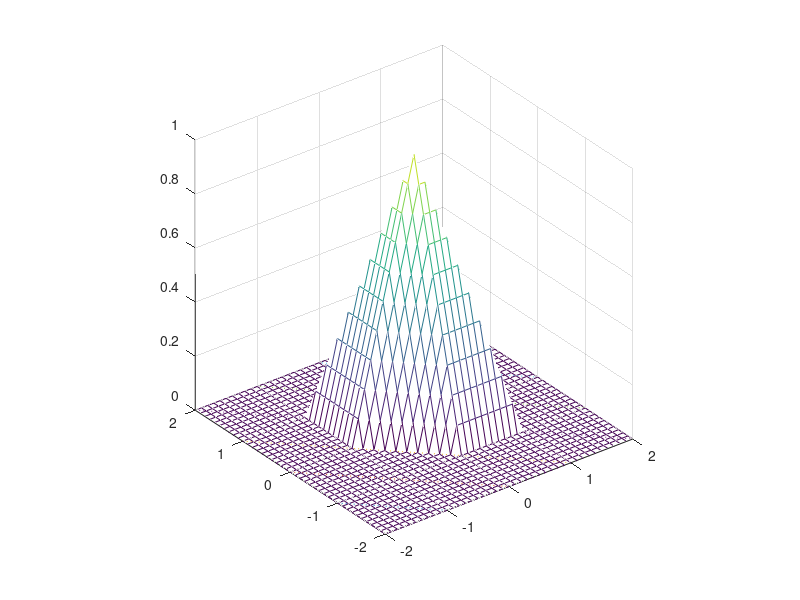

MATLAB code to generate this figure:
% This matlab script plot a global basis function 

clear all; close all;

x=-2:1:2; x=x'; y=x'; m=length(x);   % A square [-2 2]x[-2 2]
nnode = m*m; nelem = (m-1)*2*(m-1);
phi = zeros(nnode,1); phi((nnode+1)/2) = 1;  % the basis function centered at (0,0)
 
% Plot a glocal basis function
x2=-2:0.1:2; x2=x2'; y2=x2; m2=length(x2); v=zeros(3,1); xt=v; yt=v;
z=zeros(m2,m2); index_z = zeros(m2,m2);

% Compute the node value and index them as already done.
for i=1:m
    for j=1:m
        k = m*(j-1) + i;
        z(10*(i-1)+1,10*(j-1)+1) = phi(k);
        index_z(10*(i-1)+1,10*(j-1)+1) = 1;
    end
end

for i=2:m2-1
    for j=2:m2-1
        if  index_z(i,j) == 0
            if fix( y2(j)+2)== y2(j)+2
                jt = fix( y2(j)+2)+1;
            else
                jt = fix( y2(j)+2)+1;
            end
            if fix(x2(i)+2) == x2(i)+2
                it = x2(i)+2;
            else
                it = fix(x2(i)+2)+1; 
            end
            it = fix(x2(i)+2)+1;jt = fix( y2(j)+2)+1;
        if x2(i)+ 3 + y2(j) + 3 < it+jt + 1 
            xt(1)=x(it); yt(1)=y(jt); v(1)= phi(m*(jt-1)+it);
            xt(2)=x(it+1); yt(2) = y(jt); v(2)= phi(m*(jt-1)+it+1);
            xt(3)=x(it); yt(3)=y(jt+1); v(3) = phi(m*jt+it);
        else
            xt(1) =x(it+1); yt(1)=y(jt); v(1)= phi(m*(jt-1)+it+1);
            xt(2) =x(it+1); yt(2) = y(jt+1); v(2) = phi(m*jt+it+1);
            xt(3)=x(it); yt(3)=y(jt+1); v(3) = phi(m*jt+it);
        end
        % transform to local coordinates
        xi = (yt(3)-yt(1))*(x2(i) -xt(1))- (xt(3)-xt(1))*(y2(j)-yt(1));
        eta = -(yt(2)-yt(1))*(x2(i) -xt(1))+ (xt(2)-xt(1))*(y2(j)-yt(1));
        z(i,j)=v(1)*(1-xi-eta) + v(2)*xi + v(3)*eta;
        
        index_z(i,j)=1;
        end
        
    end
end

mesh(x2,y2,z)
axis('square')
axis([-2 2 -2 2])
hold
 for k=-3:1:3
   y3 = k-x; 
   plot(x,y3,':')
end